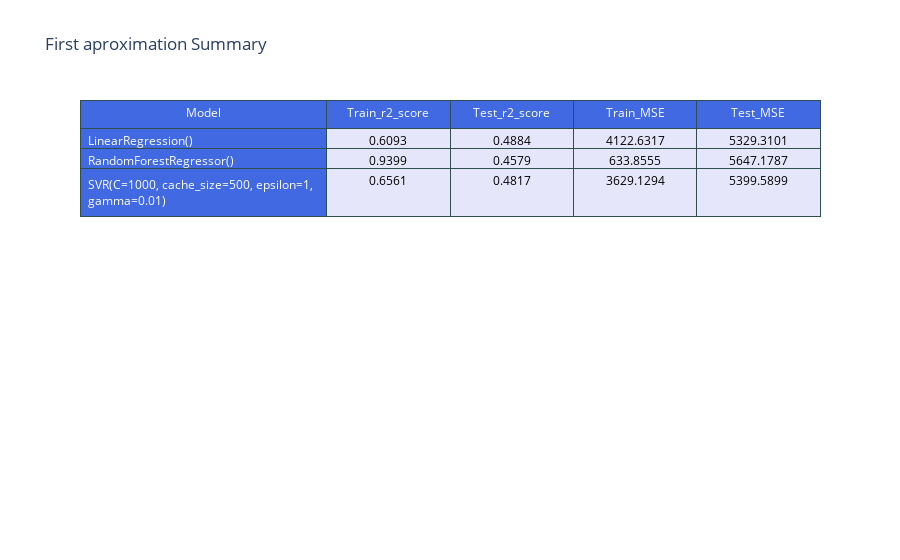

Notebook code cell kept with this figure:
### Markdown cell above
Se crean y entrenan los modelos de regresión lineal, random forest, y SVR. Se comparan con respecto al R2 score

### Code cell
lr_model = LinearRegression()
rf_model = RandomForestRegressor(n_estimators=100, criterion = 'mse')
sv_model = SVR(kernel= 'rbf', C= 1000, gamma= 0.01, epsilon=1, cache_size = 500)
models = [lr_model, rf_model, sv_model]
df_summ1, df_plot1 =train_models(X,y,models)
fig_summary1 = create_table(df_summ1, index = "Model", title = "First aproximation Summary",plot = True)

### Figure 1 — Plotly figure (JSON) as saved in the notebook; plotly's stock layout.template omitted (floating-point values rounded to 4 significant figures)
{"data": [{"cells": {"align": ["left", "center"], "fill": {"color": ["royalblue", "lavender"]}, "font": {"color": ["white", "black"], "size": 12}, "line": {"color": "darkslategray"}, "values": [["LinearRegression()", "RandomForestRegressor()", "SVR(C=1000, cache_size=500, epsilon=1, gamma=0.01)"], [0.6093, 0.9399, 0.6561], [0.4884, 0.4579, 0.4817], [4123.0, 633.9, 3629.0], [5329.0, 5647.0, 5400.0]]}, "columnwidth": [200, 100], "header": {"align": "center", "fill": {"color": "royalblue"}, "font": {"color": "white", "size": 12}, "line": {"color": "darkslategray"}, "values": ["Model", "Train_r2_score", "Test_r2_score", "Train_MSE", "Test_MSE"]}, "type": "table"}], "layout": {"title": {"text": "First aproximation Summary"}}}
